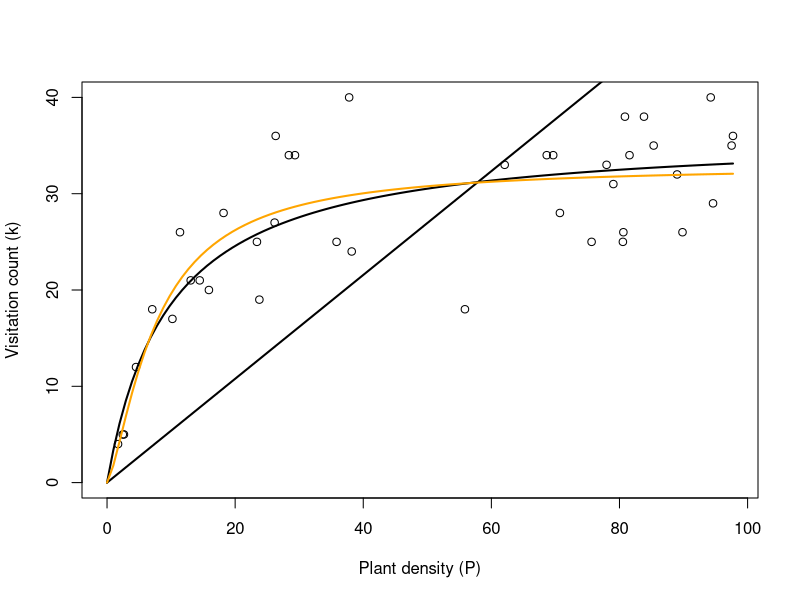

This figure's R source:
# ~~~~~~~~~~~~~~~~~~~~~~~~~~~~~~~~~~~~~~~~~~~~~~~~~~~~~~~~~~~~~~~~~~~~~~~~~~~~
# Fitting models f1-f3 to a randomly-generated visitation rate dataset -------
# ~~~~~~~~~~~~~~~~~~~~~~~~~~~~~~~~~~~~~~~~~~~~~~~~~~~~~~~~~~~~~~~~~~~~~~~~~~~~

# set.seed(1)

n <- 40 # Sample size
P <- runif(n, 0, 100) # Plant densities

a <- 3.333 # True value of 'a'
h <- 0.025 # True value of 'h'

k <- NULL # Visitation counts
for(i in 1:n){
  # Generate a 'k' for each 'P' assuming the truth is Type 2 (model f2)
  k[i] <- rpois(1, a * P[i] / (1 + a * h * P[i]) )
}


plot(P, k,
     xlim = c(0, max(P)),
     ylim = c(0, max(k)),
     xlab = 'Plant density (P)',
     ylab = 'Visitation count (k)')

#~~~~~~~~~~~~~~~~~~~~~~~~~~~~
# Type I (model f1) ---------
#~~~~~~~~~~~~~~~~~~~~~~~~~~~~
nlL.pois.f1 <- function(par){
  a <- par['a']
  -sum(dpois(k, a * P, log = TRUE))
}

fit.f1 <- optim(par = list(a = 1),
                fn = nlL.pois.f1)
print(fit.f1)

plot.f1 <- function(x, fit){
  a <- fit$par['a']
  return(a * x)
}
curve(plot.f1(x, fit.f1), 
      add = TRUE,
      lwd = 2)

#~~~~~~~~~~~~~~~~~~~~~~~~~~~~~~~~~~~~~~~~~~~~~~~~~~~~~~~~~~~~~~~~~~~~~~~~~~~~~~~
# Continue yourself ------------------------------------------------------------
# Now fit the Type II (f2) and Type III (f3) models for yourself and compare the
# 1) parameter MLEs and 2) likelihoods.
#~~~~~~~~~~~~~~~~~~~~~~~~~~~~~~~~~~~~~~~~~~~~~~~~~~~~~~~~~~~~~~~~~~~~~~~~~~~~~~~



#~~~~~~~~~~~~~~~~~~~~~~~~~~~~
# Type II (model f2) --------
#~~~~~~~~~~~~~~~~~~~~~~~~~~~~
nlL.pois.f2 <- function(par){
  a <- par['a']
  h <- par['h']
  -sum(dpois(k, a * P / (1 + a * h * P), log = TRUE))
}

fit.f2 <- optim(par = list(a = fit.f1$par['a'] * 5, 
                           h = 1/50),
                fn = nlL.pois.f2)
print(fit.f2)

plot.f2 <- function(x, fit){
  a <- fit$par['a']
  h <- fit$par['h']
  return(a * x / (1 + a * h * x))
}
curve(plot.f2(x, fit.f2), 
      add = TRUE,
      lwd = 2)

#~~~~~~~~~~~~~~~~~~~~~~~~~~~~
# Type III (model f3) -------
#~~~~~~~~~~~~~~~~~~~~~~~~~~~~
nlL.pois.f3 <- function(par){
  a <- par['a']
  h <- par['h']
  theta <- par['theta']
  -sum(dpois(k, a * P^theta / (1 + a * h * P^theta), log = TRUE))
}

fit.f3 <- optim(par = list(a = fit.f2$par['a'], 
                           h = fit.f2$par['h'], 
                           theta = 1),
                fn = nlL.pois.f3)
print(fit.f3)

plot.f3 <- function(x, fit){
  a <- fit$par['a']
  h <- fit$par['h']
  theta <- fit$par['theta']
  return(a * x^theta / (1 + a * h * x^theta))
}
curve(plot.f3(x, fit.f3), 
      add = TRUE,
      lwd = 2,
      col = 'orange')


#~~~~~~~~~~~~~~~~~~~~~~~~~~~~~~
# Comparisons -----------------
#~~~~~~~~~~~~~~~~~~~~~~~~~~~~~~
# Parameter estimates ---------
print(c(a = a, h = h, theta = 1))
fit.f1$par
fit.f2$par
fit.f3$par

# Negative log-Likelihoods -----
fit.f1$value
fit.f2$value
fit.f3$value

##############################################################################
